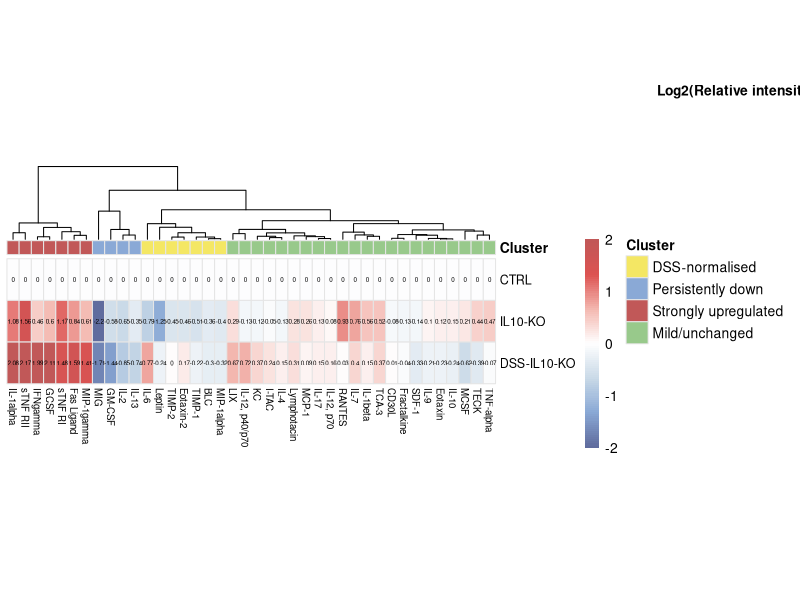

This chart was generated by the following R code:
# ============================================================
# Cytokine Expression Heatmap - Annotated with Clusters
# Diabetologia Journal Submission - FINAL VERSION
# Features: Descriptive cluster labels, Diabetologia colour palette,
#           Top legend, cell value annotations, SVG export
# ============================================================

# 0) Clear workspace and set working directory
rm(list = ls())
# Set the working directory to this script's own folder before running
# (e.g. in RStudio: Session > Set Working Directory > To Source File Location)

# 1) Load required libraries
library(readr)
library(dplyr)
library(tidyr)
library(pheatmap)
library(RColorBrewer)
library(grid)
library(svglite)  # For SVG export

cat("\n=== CYTOKINE HEATMAP - DIABETOLOGIA STYLE ===\n")
cat("Packages loaded successfully\n")

# 2) Read cytokine data
cat("\n=== LOADING DATA ===\n")
dat <- read_csv("Fig_3a_Data_Cytokine.csv")

cat("\nData loaded:\n")
cat("  Cytokines:", length(unique(dat$Cytokines)), "\n")
cat("  Groups:", paste(unique(dat$Group), collapse=", "), "\n")
cat("  Total observations:", nrow(dat), "\n")

# Set group order
dat$Group <- factor(dat$Group, 
                    levels = c("CTRL", "IL10-KO", "DSS-IL10-KO"))

# ============================================================
# 3) Calculate Log2(Relative intensity)
# ============================================================
cat("\n=== CALCULATING LOG2(RELATIVE INTENSITY) ===\n")

dat_log2 <- dat %>%
  mutate(Log2_RelativeIntensity = log2(Relative_intensity))

cat("Log2 range: [", round(min(dat_log2$Log2_RelativeIntensity), 2), 
    ",", round(max(dat_log2$Log2_RelativeIntensity), 2), "]\n")

# ============================================================
# 4) Prepare matrix for pheatmap
# ============================================================
cat("\n=== PREPARING MATRIX ===\n")

# Wide format: rows = groups, columns = cytokines
mat_log2 <- dat_log2 %>%
  select(Cytokines, Group, Log2_RelativeIntensity) %>%
  pivot_wider(names_from = Cytokines,
              values_from = Log2_RelativeIntensity) %>%
  arrange(Group)

# Convert to matrix
mat <- as.matrix(mat_log2[, -1])
rownames(mat) <- mat_log2$Group

cat("Matrix: ", nrow(mat), "groups ×", ncol(mat), "cytokines\n")

# ============================================================
# 5) Perform hierarchical clustering
# ============================================================
cat("\n=== PERFORMING CLUSTERING ===\n")

hc_cols <- hclust(dist(t(mat), method = "euclidean"), method = "complete")
cytokine_order <- colnames(mat)[hc_cols$order]

# Cut tree to get clusters
n_clusters <- 4
clusters <- cutree(hc_cols, k = n_clusters)

cat("Number of clusters:", n_clusters, "\n")
cat("Cytokines per cluster:\n")
print(table(clusters))

# ============================================================
# 6) Define descriptive cluster labels
# ============================================================
cat("\n=== ASSIGNING DESCRIPTIVE CLUSTER LABELS ===\n")

# Descriptive labels for biological interpretation
cluster_labels <- c(
  "DSS-normalised",        # Cluster 1
  "Persistently down",     # Cluster 2
  "Strongly upregulated",  # Cluster 3
  "Mild/unchanged"         # Cluster 4
)

cat("Cluster labels:\n")
for (i in 1:n_clusters) {
  cat("  Cluster", i, ":", cluster_labels[i], "\n")
}

# Create annotation with descriptive labels
annotation_col <- data.frame(
  Cluster = factor(
    cluster_labels[clusters[colnames(mat)]],
    levels = cluster_labels
  )
)
rownames(annotation_col) <- colnames(mat)

# ============================================================
# 7) Diabetologia colour palette
# ============================================================
cat("\n=== USING DIABETOLOGIA COLOUR PALETTE ===\n")

# Diabetologia colours (from official colour palette PDF)
# Blues: R:138 G:169 B:214, R:96 G:108 B:158
# Reds: R:221 G:83 B:82, R:193 G:88 B:88
# Greens: R:109 G:165 B:103, R:152 G:201 B:139
# Purples: R:117 G:90 B:145, R:146 G:112 B:165
# Yellows: R:244 G:231 B:100, R:251 G:241 B:173

# Heatmap diverging colour scale (Blue-White-Red)
# Using Diabetologia blues and reds
breaks <- seq(-2, 2, length.out = 101)
colors <- colorRampPalette(c(
  rgb(96, 108, 158, maxColorValue=255),    # Dark Diabetologia blue
  rgb(138, 169, 214, maxColorValue=255),   # Medium Diabetologia blue
  rgb(202, 218, 232, maxColorValue=255),   # Light Diabetologia blue
  "#FFFFFF",                                # White (no change)
  rgb(244, 184, 176, maxColorValue=255),   # Light Diabetologia red
  rgb(221, 83, 82, maxColorValue=255),     # Medium Diabetologia red
  rgb(193, 88, 88, maxColorValue=255)      # Dark Diabetologia red
))(100)

# Cluster annotation colours (Diabetologia palette)
cluster_colors <- list(
  Cluster = c(
    "DSS-normalised" = rgb(244, 231, 100, maxColorValue=255),      # Diabetologia yellow
    "Persistently down" = rgb(138, 169, 214, maxColorValue=255),   # Diabetologia blue
    "Strongly upregulated" = rgb(193, 88, 88, maxColorValue=255),  # Diabetologia red
    "Mild/unchanged" = rgb(152, 201, 139, maxColorValue=255)       # Diabetologia green
  )
)

cat("Heatmap: Blue-White-Red diverging scale (Diabetologia colours)\n")
cat("Clusters: Yellow, Blue, Red, Green (Diabetologia colours)\n")

# Create cluster assignment table with descriptive labels
cluster_df <- data.frame(
  Cytokines = names(clusters),
  Cluster_Number = clusters,
  Cluster_Label = cluster_labels[clusters],
  Order = match(names(clusters), cytokine_order)
) %>%
  arrange(Order)

# ============================================================
# 8) Create annotated heatmap - PNG VERSION
# ============================================================
cat("\n=== GENERATING HEATMAP (PNG) ===\n")

png("Fig_3a_Pheatmap_With_Clusters.png", 
    width = 12, height = 5, units = "in", res = 600)

pheatmap(
  mat,
  color = colors,
  breaks = breaks,
  cluster_rows = FALSE,
  cluster_cols = TRUE,
  clustering_method = "complete",
  clustering_distance_cols = "euclidean",
  scale = "none",
  fontsize_row = 9,
  fontsize_col = 7,
  display_numbers = round(mat, 2),
  number_color = "black",
  fontsize_number = 4.5,
  legend = TRUE,
  legend_breaks = c(-2, -1, 0, 1, 2),
  legend_labels = c("-2", "-1", "0", "1", "2"),
  main = "",
  border_color = "grey90",
  annotation_col = annotation_col,
  annotation_colors = cluster_colors,
  annotation_names_col = TRUE,
  annotation_legend = TRUE,
  cellwidth = NA,
  cellheight = 30
)

# Add custom legend title
grid.text("Log2(Relative intensity)", 
          x = 0.92, y = 0.85, 
          gp = gpar(fontsize = 10, fontface = "bold"))

dev.off()
cat("✓ PNG saved: Fig_3a_Pheatmap_With_Clusters.png (600 dpi)\n")

# ============================================================
# 9) Create annotated heatmap - PDF VERSION
# ============================================================
cat("\n=== GENERATING HEATMAP (PDF) ===\n")

pdf("Fig_3a_Pheatmap_With_Clusters.pdf", 
    width = 12, height = 5)

pheatmap(
  mat,
  color = colors,
  breaks = breaks,
  cluster_rows = FALSE,
  cluster_cols = TRUE,
  clustering_method = "complete",
  clustering_distance_cols = "euclidean",
  scale = "none",
  fontsize_row = 9,
  fontsize_col = 7,
  display_numbers = round(mat, 2),
  number_color = "black",
  fontsize_number = 4.5,
  legend = TRUE,
  legend_breaks = c(-2, -1, 0, 1, 2),
  legend_labels = c("-2", "-1", "0", "1", "2"),
  main = "",
  border_color = "grey90",
  annotation_col = annotation_col,
  annotation_colors = cluster_colors,
  annotation_names_col = TRUE,
  annotation_legend = TRUE,
  cellwidth = NA,
  cellheight = 30
)

# Add custom legend title
grid.text("Log2(Relative intensity)", 
          x = 0.92, y = 0.85, 
          gp = gpar(fontsize = 10, fontface = "bold"))

dev.off()
cat("✓ PDF saved: Fig_3a_Pheatmap_With_Clusters.pdf (vector)\n")

# ============================================================
# 10) Create annotated heatmap - SVG VERSION
# ============================================================
cat("\n=== GENERATING HEATMAP (SVG) ===\n")

svglite("Fig_3a_Pheatmap_With_Clusters.svg", 
        width = 12, height = 5)

pheatmap(
  mat,
  color = colors,
  breaks = breaks,
  cluster_rows = FALSE,
  cluster_cols = TRUE,
  clustering_method = "complete",
  clustering_distance_cols = "euclidean",
  scale = "none",
  fontsize_row = 9,
  fontsize_col = 7,
  display_numbers = round(mat, 2),
  number_color = "black",
  fontsize_number = 4.5,
  legend = TRUE,
  legend_breaks = c(-2, -1, 0, 1, 2),
  legend_labels = c("-2", "-1", "0", "1", "2"),
  main = "",
  border_color = "grey90",
  annotation_col = annotation_col,
  annotation_colors = cluster_colors,
  annotation_names_col = TRUE,
  annotation_legend = TRUE,
  cellwidth = NA,
  cellheight = 30
)

# Add custom legend title
grid.text("Log2(Relative intensity)", 
          x = 0.92, y = 0.85, 
          gp = gpar(fontsize = 10, fontface = "bold"))

dev.off()
cat("✓ SVG saved: Fig_3a_Pheatmap_With_Clusters.svg (vector, editable)\n")

# ============================================================
# 11) Export essential data tables
# ============================================================
cat("\n=== EXPORTING DATA TABLES ===\n")

# 1. Cluster assignments with descriptive labels
write.csv(cluster_df, "Fig_3a_Cluster_Assignments.csv", row.names = FALSE)
cat("✓ Cluster assignments exported\n")

# 2. Full log2 data (long format)
log2_data <- dat_log2 %>%
  select(Cytokines, Group, Relative_intensity, Log2_RelativeIntensity) %>%
  mutate(Log2_RelativeIntensity = round(Log2_RelativeIntensity, 3),
         Relative_intensity = round(Relative_intensity, 3)) %>%
  arrange(Cytokines, Group)

write.csv(log2_data, "Fig_3a_Log2_Data.csv", row.names = FALSE)
cat("✓ Log2 data exported\n")

# 3. Comparison table (wide format, with cluster labels, in clustered order)
comparison_table <- dat_log2 %>%
  select(Cytokines, Group, Log2_RelativeIntensity) %>%
  pivot_wider(names_from = Group, values_from = Log2_RelativeIntensity) %>%
  mutate(across(where(is.numeric), ~round(.x, 3))) %>%
  left_join(cluster_df %>% select(Cytokines, Cluster_Number, Cluster_Label), 
            by = "Cytokines") %>%
  arrange(match(Cytokines, cytokine_order)) %>%
  select(Cytokines, Cluster_Label, CTRL, `IL10-KO`, `DSS-IL10-KO`)

write.csv(comparison_table, "Fig_3a_Comparison_Table.csv", row.names = FALSE)
cat("✓ Comparison table exported (clustered order)\n")

# 4. Cluster characterization with descriptive labels
cluster_characterization <- dat_log2 %>%
  left_join(cluster_df %>% select(Cytokines, Cluster_Label), by = "Cytokines") %>%
  group_by(Cluster_Label, Group) %>%
  summarise(
    n_cytokines = n(),
    mean_log2 = round(mean(Log2_RelativeIntensity), 3),
    median_log2 = round(median(Log2_RelativeIntensity), 3),
    .groups = 'drop'
  ) %>%
  pivot_wider(names_from = Group, 
              values_from = c(n_cytokines, mean_log2, median_log2)) %>%
  select(Cluster_Label, starts_with("n_cytokines_CTRL"), 
         starts_with("mean_log2"), starts_with("median_log2"))

write.csv(cluster_characterization, 
          "Fig_3a_Cluster_Characterization.csv", 
          row.names = FALSE)
cat("✓ Cluster characterization exported\n")

# 5. Top changed cytokines in DSS-IL10-KO
top_changes <- dat_log2 %>%
  filter(Group == "DSS-IL10-KO") %>%
  left_join(cluster_df %>% select(Cytokines, Cluster_Label), by = "Cytokines") %>%
  arrange(desc(abs(Log2_RelativeIntensity))) %>%
  head(20) %>%
  select(Cytokines, Cluster_Label, Relative_intensity, Log2_RelativeIntensity) %>%
  mutate(
    Relative_intensity = round(Relative_intensity, 3),
    Log2_RelativeIntensity = round(Log2_RelativeIntensity, 3),
    Fold_vs_CTRL = round(2^Log2_RelativeIntensity, 2),
    Direction = ifelse(Log2_RelativeIntensity > 0, "Higher", "Lower")
  )

write.csv(top_changes, "Fig_3a_Top_Changed_DSS.csv", row.names = FALSE)
cat("✓ Top changed cytokines exported\n")

# ============================================================
# 12) Summary statistics
# ============================================================
cat("\n=== SUMMARY STATISTICS ===\n")

# Group summary
group_summary <- dat_log2 %>%
  group_by(Group) %>%
  summarise(
    n = n(),
    mean_log2 = round(mean(Log2_RelativeIntensity), 3),
    median_log2 = round(median(Log2_RelativeIntensity), 3),
    sd_log2 = round(sd(Log2_RelativeIntensity), 3),
    min_log2 = round(min(Log2_RelativeIntensity), 2),
    max_log2 = round(max(Log2_RelativeIntensity), 2),
    n_higher_1.5fold = sum(Log2_RelativeIntensity > log2(1.5)),
    n_lower_1.5fold = sum(Log2_RelativeIntensity < log2(1/1.5)),
    .groups = 'drop'
  )

cat("\nGroup summary:\n")
print(group_summary)

write.csv(group_summary, "Fig_3a_Group_Summary.csv", row.names = FALSE)
cat("\n✓ Group summary exported\n")

# ============================================================
# 13) Final summary
# ============================================================
cat("\n", rep("=", 60), "\n", sep = "")
cat("HEATMAP GENERATION COMPLETE\n")
cat(rep("=", 60), "\n", sep = "")

cat("\nGenerated files:\n")
cat("\nHeatmaps (3 formats):\n")
cat("  1. Fig_3a_Pheatmap_With_Clusters.png (600 dpi)\n")
cat("  2. Fig_3a_Pheatmap_With_Clusters.pdf (vector)\n")
cat("  3. Fig_3a_Pheatmap_With_Clusters.svg (vector, editable)\n")

cat("\nData tables (6 files):\n")
cat("  4. Fig_3a_Cluster_Assignments.csv\n")
cat("  5. Fig_3a_Log2_Data.csv\n")
cat("  6. Fig_3a_Comparison_Table.csv\n")
cat("  7. Fig_3a_Cluster_Characterization.csv\n")
cat("  8. Fig_3a_Top_Changed_DSS.csv\n")
cat("  9. Fig_3a_Group_Summary.csv\n")

cat("\nTotal: 9 files (3 images + 6 data tables)\n")

cat("\nHeatmap features:\n")
cat("  • Layout: Cytokines (columns) × Groups (rows)\n")
cat("  • Clustering: Complete linkage, Euclidean distance\n")
cat("  • Number of clusters:", n_clusters, "\n")
cat("  • Cluster labels: Descriptive (biological interpretation)\n")
cat("  • Colour scale: Diabetologia blue-white-red (-2 to +2)\n")
cat("  • Cluster colours: Diabetologia palette\n")
cat("  • Cell annotations: Log2 values displayed (2 decimals)\n")
cat("  • Legend: Top position with custom title\n")

cat("\nCluster summary (descriptive labels):\n")
for (i in 1:n_clusters) {
  cytokines_in_cluster <- cluster_df %>% 
    filter(Cluster_Number == i) %>% 
    pull(Cytokines)
  cat("  ", cluster_labels[i], ": n =", length(cytokines_in_cluster), "cytokines\n")
}

cat("\nTop 10 most changed in DSS-IL10-KO:\n")
print(head(top_changes, 10))

cat("\n", rep("=", 60), "\n", sep = "")
cat("READY FOR DIABETOLOGIA SUBMISSION\n")
cat(rep("=", 60), "\n\n", sep = "")
